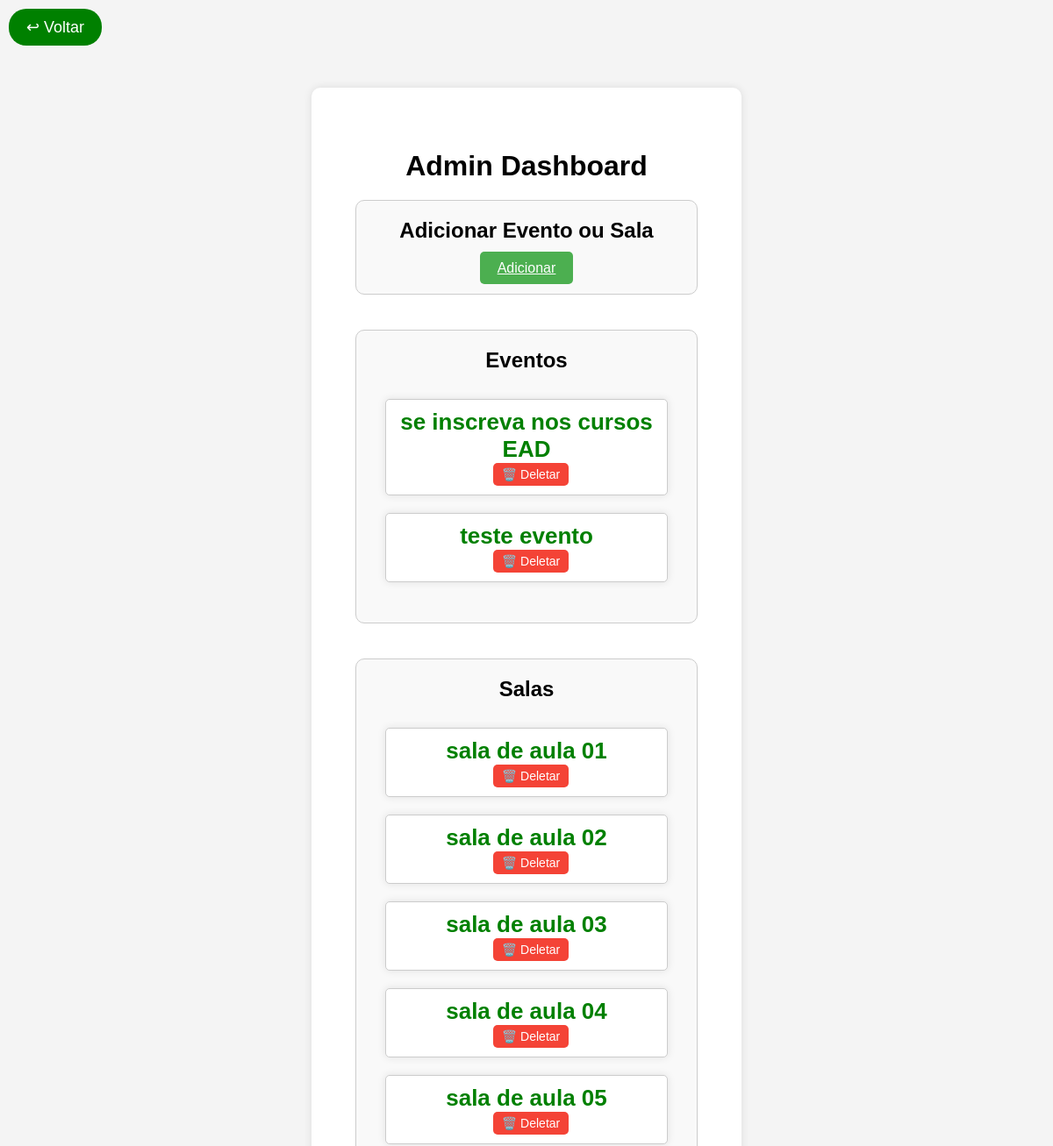
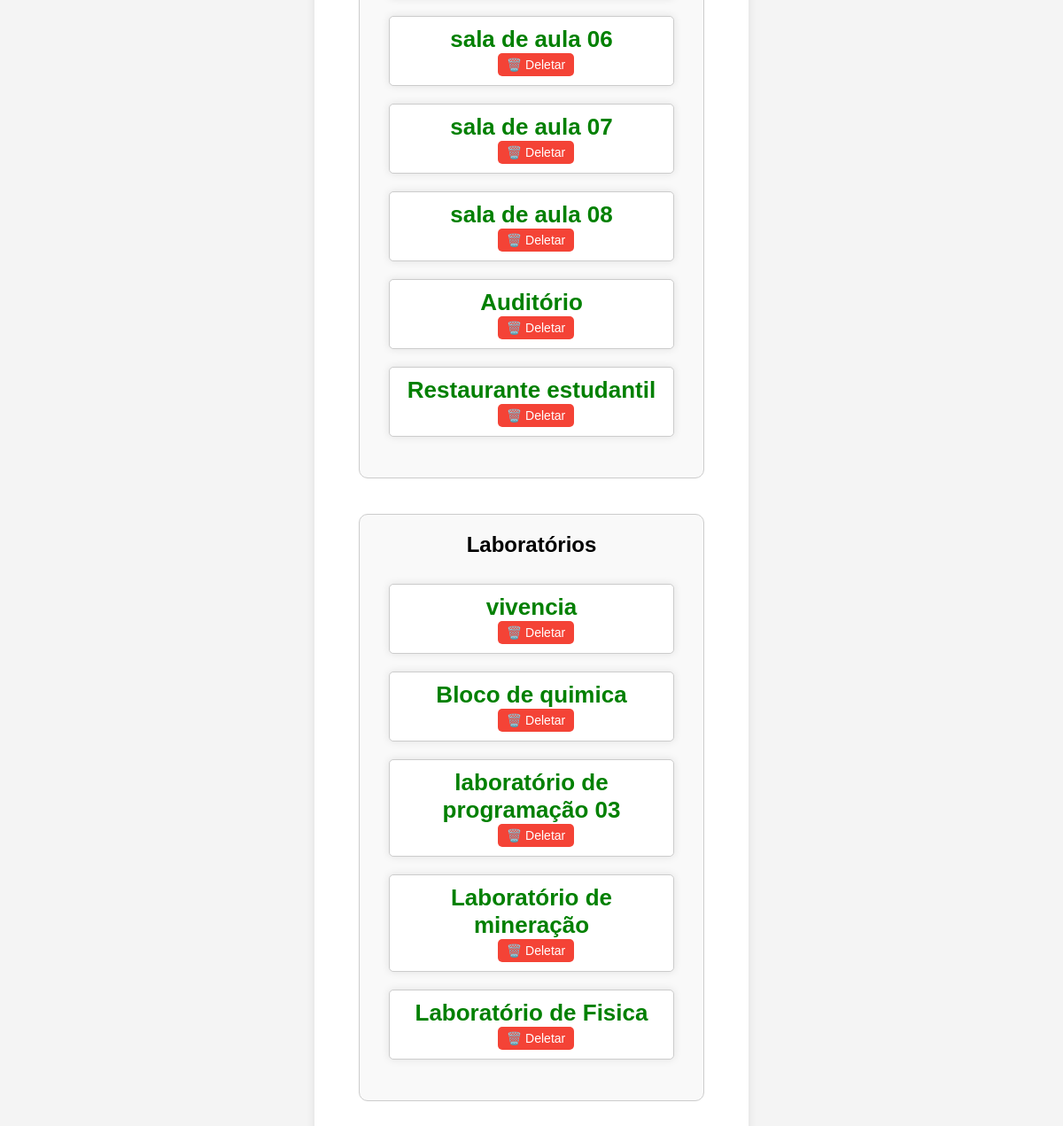
The page /admin (signed in) on the database its author committed (2 pictures, top to bottom).
### models.py (models this page shows)
class Evento(db.Model):
    id = db.Column(db.Integer, primary_key=True)
    titulo = db.Column(db.String(150), nullable=False)
    descricao = db.Column(db.Text, nullable=False)
    imagem = db.Column(db.String(300), nullable=True)
    tipo = db.Column(db.String(50), nullable=False)

### routes.py (the view)
@routes.route('/admin')
@login_required
def admin_dashboard():
    eventos = Evento.query.filter_by(tipo='evento').all()
    salas = Evento.query.filter_by(tipo='sala').all()
    laboratorios = Evento.query.filter_by(tipo='laboratorio').all()
    return render_template('admin_dashboard.html', eventos=eventos, salas=salas, laboratorios=laboratorios)

### facade.py (called while the page is built)
        @self.login_manager.user_loader
        def load_user(user_id):
            if user_id == MasterUser().username:
                return MasterUser()
            return User.query.get(int(user_id))

### templates/admin_dashboard.html (shortened to what this page needs)
<!DOCTYPE html>
<html lang="pt-br">
<head>
    <link rel="stylesheet" href="{{ url_for('static', filename='css/styles.css') }}">
    <link rel="stylesheet" href="https://cdn.jsdelivr.net/npm/simple-keyboard/build/css/index.css">
</head>
<body>
    <div class="button-container">
        <button class="back-button" onclick="window.location.href='/'">↩ Voltar</button>
    </div>
    <div class="container admin-dashboard">
        <h1>Admin Dashboard</h1>
        <div class="section">
            <h2>Adicionar Evento ou Sala</h2>
            <a href="{{ url_for('routes.adicionar') }}" class="normal-button">Adicionar</a>
        </div>
        <div class="container-listas">
            <div class="section">
                <h2>Eventos</h2>
                <ul class="lista-eventos">
                    {% for evento in eventos %}
                        <li class="evento-item">
                            <a href="{{ url_for('routes.detalhes_evento', evento_id=evento.id) }}">{{ evento.titulo }}</a>
                            <form method="POST" action="{{ url_for('routes.deletar_evento', evento_id=evento.id) }}">
                                <button type="submit" class="delete-button">🗑️ Deletar</button>
                            </form>
                        </li>
                    {% endfor %}
                </ul>
            </div>
            <div class="section">
                <h2>Salas</h2>
                <ul class="lista-eventos">
                    {% for sala in salas %}
                        <li class="evento-item">
                            <a href="{{ url_for('routes.detalhes_evento', evento_id=sala.id) }}">{{ sala.titulo }}</a>
                            <form method="POST" action="{{ url_for('routes.deletar_evento', evento_id=sala.id) }}">
                                <button type="submit" class="delete-button">🗑️ Deletar</button>
                            </form>
                        </li>
                    {% endfor %}
                </ul>
            </div>
            <div class="section">
                <h2>Laboratórios</h2>
                <ul class="lista-eventos">
                    {% for laboratorio in laboratorios %}
                        <li class="evento-item">
                            <a href="{{ url_for('routes.detalhes_evento', evento_id=laboratorio.id) }}">{{ laboratorio.titulo }}</a>
                            <form method="POST" action="{{ url_for('routes.deletar_evento', evento_id=laboratorio.id) }}">
                                <button type="submit" class="delete-button">🗑️ Deletar</button>
                            </form>
                        </li>
                    {% endfor %}
                </ul>
            </div>
        </div>
    </div>
</body>
</html>

### static/css/styles.css (style rules this page uses)
body { font-family: Arial, sans-serif; text-align: center; background-color: #f4f4f4; margin: 0; padding: 0; }
.container { width: 390px; margin: 100px auto; padding: 50px; background: white; border-radius: 10px; box-shadow: 0 0 10px rgba(0, 0, 0, 0.1); position: relative; }
h1 { margin-bottom: 20px; }
.normal-button { padding: 10px; background: green; color: white; border: none; border-radius: 5px; cursor: pointer; }
.button-container { position: absolute; top: 10px; left: 10px; display: flex; align-items: center; gap: 10px; }
.back-button { display: flex; align-items: center; background: green; border: none; border-radius: 20px; cursor: pointer; font-size: 18px; color: white; padding: 10px 20px; width: auto; }
.lista-eventos { list-style: none; padding: 0; margin-top: 20px; display: flex; flex-direction: column; align-items: center; }
.evento-item { background: white; border-radius: 10px; box-shadow: 0 0 10px rgba(0, 0, 0, 0.1); padding: 12px 20px; margin: 10px 0; width: 300px; text-align: center; }
.evento-item a { text-decoration: none; font-size: 26px; font-weight: bold; color: green; }
.delete-button { background-color: red; color: white; border: none; padding: 5px 10px; cursor: pointer; font-size: 14px; border-radius: 3px; margin-left: 10px; }
.evento-item { text-align: center; }
.admin-dashboard .section { margin-bottom: 40px; padding: 20px; border: 1px solid #ccc; border-radius: 10px; background-color: #f9f9f9; }
.admin-dashboard .section h2 { margin-top: 0; }
.admin-dashboard .normal-button { padding: 10px 20px; background-color: #4CAF50; color: white; border: none; border-radius: 5px; cursor: pointer; }
.admin-dashboard .delete-button { background-color: #f44336; color: white; border: none; border-radius: 5px; cursor: pointer; padding: 5px 10px; }
.admin-dashboard .lista-eventos { list-style-type: none; padding: 0; }
.admin-dashboard .evento-item { margin-bottom: 10px; padding: 10px; border: 1px solid #ccc; border-radius: 5px; background-color: #fff; }

### rows shown on the page
Evento: titulo "se inscreva nos cursos EAD"
Evento: titulo "teste evento"
Evento: titulo "sala de aula 01"
Evento: titulo "sala de aula 02"
Evento: titulo "sala de aula 03"
Evento: titulo "sala de aula 04"
Evento: titulo "sala de aula 05"
Evento: titulo "sala de aula 06"
Evento: titulo "sala de aula 07"
Evento: titulo "sala de aula 08"
Evento: titulo "Auditório"
Evento: titulo "Restaurante estudantil"
Evento: titulo "vivencia"
Evento: titulo "Bloco de quimica"
Evento: titulo "laboratório de programação 03"
Evento: titulo "Laboratório de mineração"
Evento: titulo "Laboratório de Fisica"
